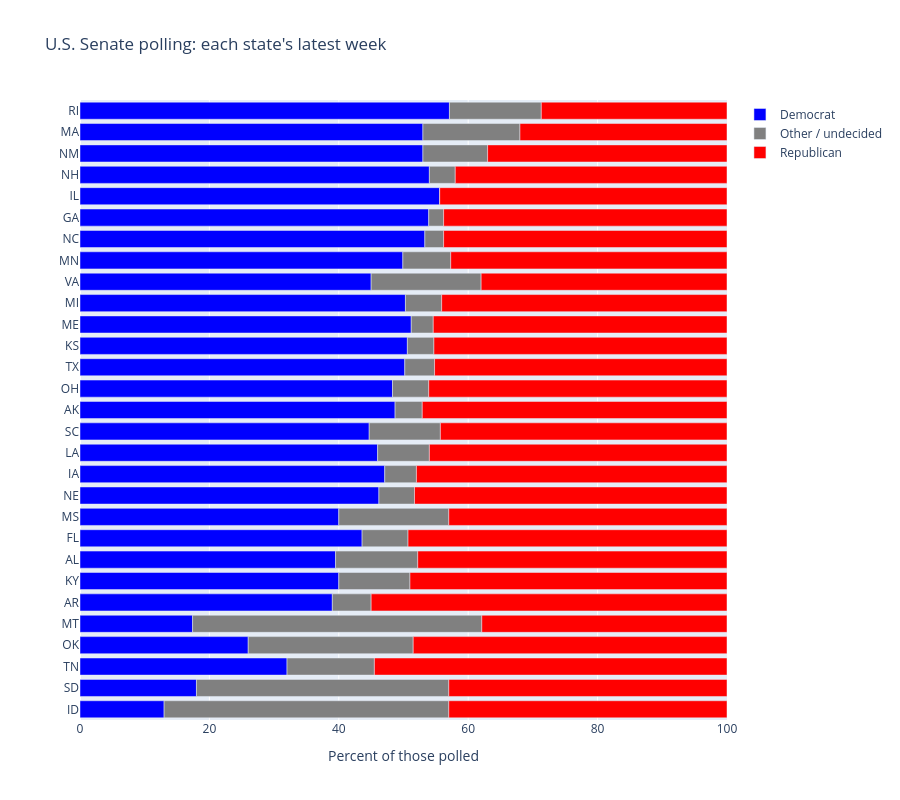

Notebook source saved alongside this figure:
### Markdown cell above
### Senate: one bar per state

`px.bar()` takes a **list of columns** for `x`, and stacks them. First we `rename()` the columns to the names we want in the legend. `orientation="h"` makes the bars horizontal (so the states go on `y`). We put `other` in the middle, so the Democratic share starts at the left edge and the Republican share ends at the right edge, and the gap in the middle shows how many voters are up for grabs.

We sort the states by margin first, so the chart reads like a ladder, from the most Republican state at the bottom to the most Democratic at the top.

### Code cell
# a dictionary of the names we want in the legend: {old column name: new name}
party_names = {"dem": "Democrat", "other": "Other / undecided", "rep": "Republican"}

# the color of each bar segment, by its new name 
colors = {"Democrat": "blue", "Other / undecided": "grey", "Republican": "red"}

# sort the states from the smallest margin (most Republican) to the largest (most Democratic),
# and rename the columns using the dictionary above
senate_sorted = senate.sort_values("margin").rename(columns=party_names)

fig = px.bar(
    senate_sorted,
    x=["Democrat", "Other / undecided", "Republican"],   # a list of columns: each one becomes a segment, stacked left to right
    y="state",                                           # one bar for each state
    orientation="h",                                     # "h" for horizontal bars
    color_discrete_map=colors,                           # which color goes with which segment
    labels={"value": "Percent", "state": "State"},       # px calls the length of each segment "value" in the hover box
    hover_data={"polls": True, "latest": True},          # also show the number of polls and the latest poll date
    height=800,                                          # tall enough for 29 bars
    title="U.S. Senate polling: each state's latest week",
)

fig.update_layout(
    legend_title_text="",                  # remove the legend's default title
    xaxis_title="Percent of those polled",
    xaxis_range=[0, 100],                  # always show the full 0 to 100 percent
    yaxis_title="",
    yaxis={"dtick": 1},                    # label every bar (otherwise Plotly may label every other one)
)

fig.show()

### Figure 1 — Plotly figure (JSON) as saved in the notebook; plotly's stock layout.template omitted (floating-point values rounded to 4 significant figures)
{"data": [{"customdata": [[1, "2026-07-30"], [1, "2026-05-30"], [1, "2026-08-26"], [1, "2026-08-06"], [3, "2026-10-23"], [1, "2026-10-28"], [1, "2026-08-27"], [1, "2026-10-24"], [7, "2026-10-30"], [1, "2026-10-22"], [4, "2026-10-29"], [4, "2026-11-01"], [2, "2026-10-31"], [5, "2026-10-29"], [2, "2026-10-30"], [6, "2026-11-01"], [11, "2026-11-01"], [5, "2026-11-01"], [5, "2026-11-01"], [5, "2026-11-01"], [1, "2025-01-15"], [4, "2026-11-01"], [3, "2026-10-29"], [3, "2026-10-23"], [1, "2026-10-30"], [1, "2026-10-31"], [1, "2026-10-09"], [1, "2026-10-31"], [2, "2026-10-11"]], "hovertemplate": "variable=Democrat<br>Percent=%{x}<br>State=%{y}<br>polls=%{customdata[0]}<br>latest=%{customdata[1]}<extra></extra>", "legendgroup": "Democrat", "marker": {"color": "blue", "pattern": {"shape": ""}}, "name": "Democrat", "orientation": "h", "showlegend": true, "textposition": "auto", "type": "bar", "x": [13.0, 18.0, 32.0, 26.0, 17.4, 39.0, 40.0, 39.5, 43.6, 40.0, 46.2, 47.1, 46.0, 44.7, 48.7, 48.3, 50.2, 50.6, 51.2, 50.3, 45.0, 49.9, 53.3, 53.9, 55.6, 54.0, 53.0, 53.0, 57.1], "xaxis": "x", "y": ["ID", "SD", "TN", "OK", "MT", "AR", "KY", "AL", "FL", "MS", "NE", "IA", "LA", "SC", "AK", "OH", "TX", "KS", "ME", "MI", "VA", "MN", "NC", "GA", "IL", "NH", "NM", "MA", "RI"], "yaxis": "y"}, {"customdata": [[1, "2026-07-30"], [1, "2026-05-30"], [1, "2026-08-26"], [1, "2026-08-06"], [3, "2026-10-23"], [1, "2026-10-28"], [1, "2026-08-27"], [1, "2026-10-24"], [7, "2026-10-30"], [1, "2026-10-22"], [4, "2026-10-29"], [4, "2026-11-01"], [2, "2026-10-31"], [5, "2026-10-29"], [2, "2026-10-30"], [6, "2026-11-01"], [11, "2026-11-01"], [5, "2026-11-01"], [5, "2026-11-01"], [5, "2026-11-01"], [1, "2025-01-15"], [4, "2026-11-01"], [3, "2026-10-29"], [3, "2026-10-23"], [1, "2026-10-30"], [1, "2026-10-31"], [1, "2026-10-09"], [1, "2026-10-31"], [2, "2026-10-11"]], "hovertemplate": "variable=Other / undecided<br>Percent=%{x}<br>State=%{y}<br>polls=%{customdata[0]}<br>latest=%{customdata[1]}<extra></extra>", "legendgroup": "Other / undecided", "marker": {"color": "grey", "pattern": {"shape": ""}}, "name": "Other / undecided", "orientation": "h", "showlegend": true, "textposition": "auto", "type": "bar", "x": [44.0, 39.0, 13.5, 25.5, 44.7, 6.0, 11.0, 12.7, 7.1, 17.0, 5.5, 4.9, 8.0, 11.0, 4.2, 5.6, 4.6, 4.1, 3.4, 5.6, 17.0, 7.4, 2.9, 2.3, 0.0, 4.0, 10.0, 15.0, 14.2], "xaxis": "x", "y": ["ID", "SD", "TN", "OK", "MT", "AR", "KY", "AL", "FL", "MS", "NE", "IA", "LA", "SC", "AK", "OH", "TX", "KS", "ME", "MI", "VA", "MN", "NC", "GA", "IL", "NH", "NM", "MA", "RI"], "yaxis": "y"}, {"customdata": [[1, "2026-07-30"], [1, "2026-05-30"], [1, "2026-08-26"], [1, "2026-08-06"], [3, "2026-10-23"], [1, "2026-10-28"], [1, "2026-08-27"], [1, "2026-10-24"], [7, "2026-10-30"], [1, "2026-10-22"], [4, "2026-10-29"], [4, "2026-11-01"], [2, "2026-10-31"], [5, "2026-10-29"], [2, "2026-10-30"], [6, "2026-11-01"], [11, "2026-11-01"], [5, "2026-11-01"], [5, "2026-11-01"], [5, "2026-11-01"], [1, "2025-01-15"], [4, "2026-11-01"], [3, "2026-10-29"], [3, "2026-10-23"], [1, "2026-10-30"], [1, "2026-10-31"], [1, "2026-10-09"], [1, "2026-10-31"], [2, "2026-10-11"]], "hovertemplate": "variable=Republican<br>Percent=%{x}<br>State=%{y}<br>polls=%{customdata[0]}<br>latest=%{customdata[1]}<extra></extra>", "legendgroup": "Republican", "marker": {"color": "red", "pattern": {"shape": ""}}, "name": "Republican", "orientation": "h", "showlegend": true, "textposition": "auto", "type": "bar", "x": [43.0, 43.0, 54.5, 48.5, 37.9, 55.0, 49.0, 47.8, 49.3, 43.0, 48.3, 48.0, 46.0, 44.3, 47.1, 46.1, 45.2, 45.3, 45.4, 44.1, 38.0, 42.7, 43.8, 43.8, 44.4, 42.0, 37.0, 32.0, 28.7], "xaxis": "x", "y": ["ID", "SD", "TN", "OK", "MT", "AR", "KY", "AL", "FL", "MS", "NE", "IA", "LA", "SC", "AK", "OH", "TX", "KS", "ME", "MI", "VA", "MN", "NC", "GA", "IL", "NH", "NM", "MA", "RI"], "yaxis": "y"}], "layout": {"barmode": "relative", "height": 800, "legend": {"title": {"text": ""}, "tracegroupgap": 0}, "title": {"text": "U.S. Senate polling: each state's latest week"}, "xaxis": {"anchor": "y", "domain": [0, 1], "range": [0, 100], "title": {"text": "Percent of those polled"}}, "yaxis": {"anchor": "x", "domain": [0, 1], "dtick": 1, "title": {"text": ""}}}}
